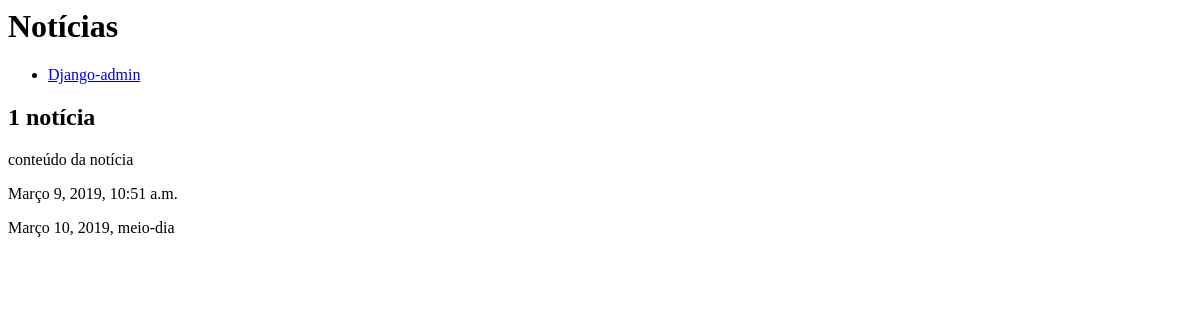
Before: / with the older database file.
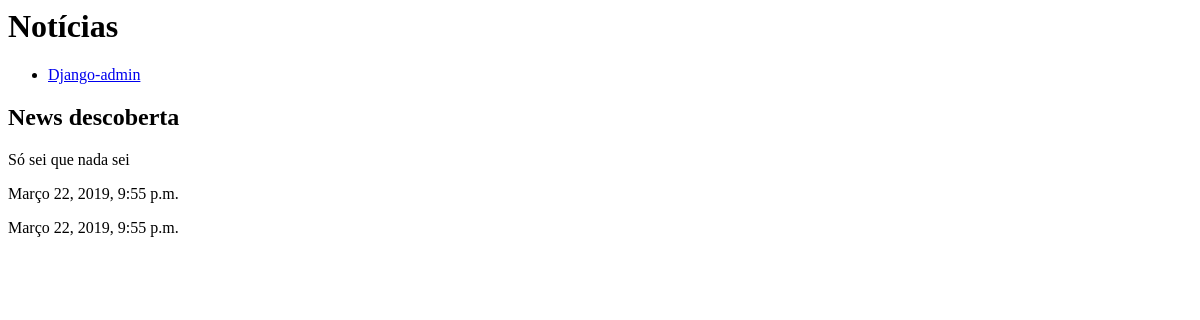
After: the same page with the newer database file.
### app_noticias/models.py (models this page shows, shortened)
class Noticia(models.Model):
    autor = models.ForeignKey(Pessoa, on_delete=models.CASCADE, null=True, blank=True)
    titulo = models.CharField('título', max_length=128)
    conteudo = models.TextField()
    data_criacao = models.DateTimeField('Data da Criação', blank=True, null=True)
    data_publicacao = models.DateTimeField('Data da publicação', blank=True, null=True)
    publicado = models.BooleanField('Publicado', blank=True, null=True)
    tags = models.ManyToManyField(Tag)
    class Meta:
        verbose_name = 'Notícia'
        verbose_name_plural = 'Notícias'

### app_noticias/views.py (the view)
# urls.py: path('',views.HomePageView.as_view(), name='home'),
class HomePageView(ListView):
    model = Noticia
    template_name = 'app_noticias/home.html'

### app_noticias/templates/app_noticias/home.html
<h1>Notícias</h1>
<ul>
    <li><a href="admin/">Django-admin</a></li>
</ul>
{% for noticia in object_list %}
<div>
<h2>{{ noticia.titulo }}</h2>
    {% if noticia.publicado == True %}
    <div>
        <p>{{ noticia.conteudo | linebreaksbr }}</p>
        <p>{{ noticia.data_criacao}}</p>
        <p>{{ noticia.data_publicacao}}</p>
    </div><br>{% endif %}
</div>
{% endfor %}

Changed rows visible on the page:
removed Noticia: titulo "1 notícia", conteudo "conteúdo da notícia", data_criacao "Março 9, 2019, 10:51 a.m.", data_publicacao "Março 10, 2019, meio-dia"
added Noticia: titulo "News descoberta", conteudo "Só sei que nada sei", data_criacao "Março 22, 2019, 9:55 p.m.", data_publicacao "Março 22, 2019, 9:55 p.m."
